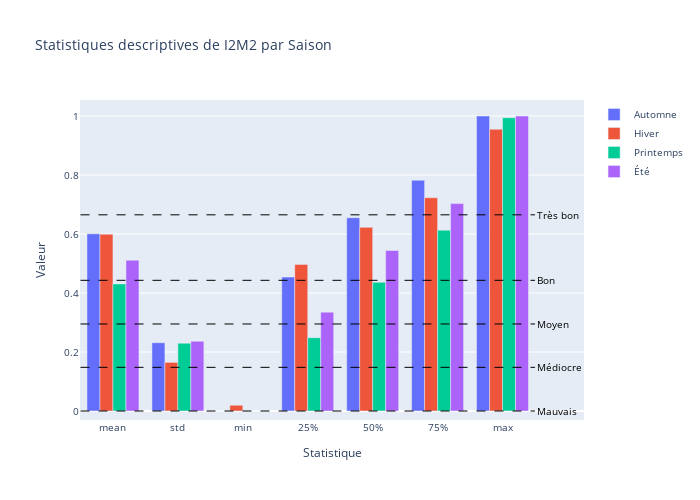

The cell this chart's notebook holds for it:
### Code cell
# Statistiques descriptives
desc_stats_saison = df_hydrobio_saison.groupby('saison')['I2M2'].describe()
desc_stats_saison = desc_stats_saison.drop(columns=['count']).transpose()

fig = go.Figure()

for saison in desc_stats_saison.columns:
    fig.add_trace(go.Bar(x=desc_stats_saison.index, y=desc_stats_saison[saison],name=saison))

for etat, valeur in seuils_I2M2.items():
    fig.add_shape(type="line", x0=-0.5, x1=len(desc_stats)-0.5,y0=valeur, y1=valeur, line=dict(color="black", width=1, dash="dash"), name=etat)
    fig.add_annotation(x=len(desc_stats)-0.5, y=valeur, text=etat, showarrow=False, font=dict(size=10, color="black"), xanchor="left" )


fig.update_layout(height=500, width=700, font_size=10, title="Statistiques descriptives de I2M2 par Saison", xaxis_title="Statistique", yaxis_title="Valeur",barmode='group')

fig.show()

### Figure 1 — Plotly figure (JSON) as saved in the notebook; plotly's stock layout.template omitted (floating-point values rounded to 4 significant figures)
{"data": [{"name": "Automne", "type": "bar", "x": ["mean", "std", "min", "25%", "50%", "75%", "max"], "y": [0.6006, 0.2313, 0, 0.4542, 0.6552, 0.7823, 1]}, {"name": "Hiver", "type": "bar", "x": ["mean", "std", "min", "25%", "50%", "75%", "max"], "y": [0.5996, 0.1649, 0.0195, 0.497, 0.6225, 0.723, 0.955]}, {"name": "Printemps", "type": "bar", "x": ["mean", "std", "min", "25%", "50%", "75%", "max"], "y": [0.4307, 0.2297, 0, 0.2484, 0.4361, 0.613, 0.994]}, {"name": "Été", "type": "bar", "x": ["mean", "std", "min", "25%", "50%", "75%", "max"], "y": [0.5111, 0.2365, 0, 0.335, 0.544, 0.703, 1]}], "layout": {"annotations": [{"font": {"color": "black", "size": 10}, "showarrow": false, "text": "Très bon", "x": 6.5, "xanchor": "left", "y": 0.665}, {"font": {"color": "black", "size": 10}, "showarrow": false, "text": "Bon", "x": 6.5, "xanchor": "left", "y": 0.443}, {"font": {"color": "black", "size": 10}, "showarrow": false, "text": "Moyen", "x": 6.5, "xanchor": "left", "y": 0.295}, {"font": {"color": "black", "size": 10}, "showarrow": false, "text": "Médiocre", "x": 6.5, "xanchor": "left", "y": 0.148}, {"font": {"color": "black", "size": 10}, "showarrow": false, "text": "Mauvais", "x": 6.5, "xanchor": "left", "y": 0}], "barmode": "group", "font": {"size": 10}, "height": 500, "shapes": [{"line": {"color": "black", "dash": "dash", "width": 1}, "name": "Très bon", "type": "line", "x0": -0.5, "x1": 6.5, "y0": 0.665, "y1": 0.665}, {"line": {"color": "black", "dash": "dash", "width": 1}, "name": "Bon", "type": "line", "x0": -0.5, "x1": 6.5, "y0": 0.443, "y1": 0.443}, {"line": {"color": "black", "dash": "dash", "width": 1}, "name": "Moyen", "type": "line", "x0": -0.5, "x1": 6.5, "y0": 0.295, "y1": 0.295}, {"line": {"color": "black", "dash": "dash", "width": 1}, "name": "Médiocre", "type": "line", "x0": -0.5, "x1": 6.5, "y0": 0.148, "y1": 0.148}, {"line": {"color": "black", "dash": "dash", "width": 1}, "name": "Mauvais", "type": "line", "x0": -0.5, "x1": 6.5, "y0": 0, "y1": 0}], "title": {"text": "Statistiques descriptives de I2M2 par Saison"}, "width": 700, "xaxis": {"title": {"text": "Statistique"}}, "yaxis": {"title": {"text": "Valeur"}}}}
